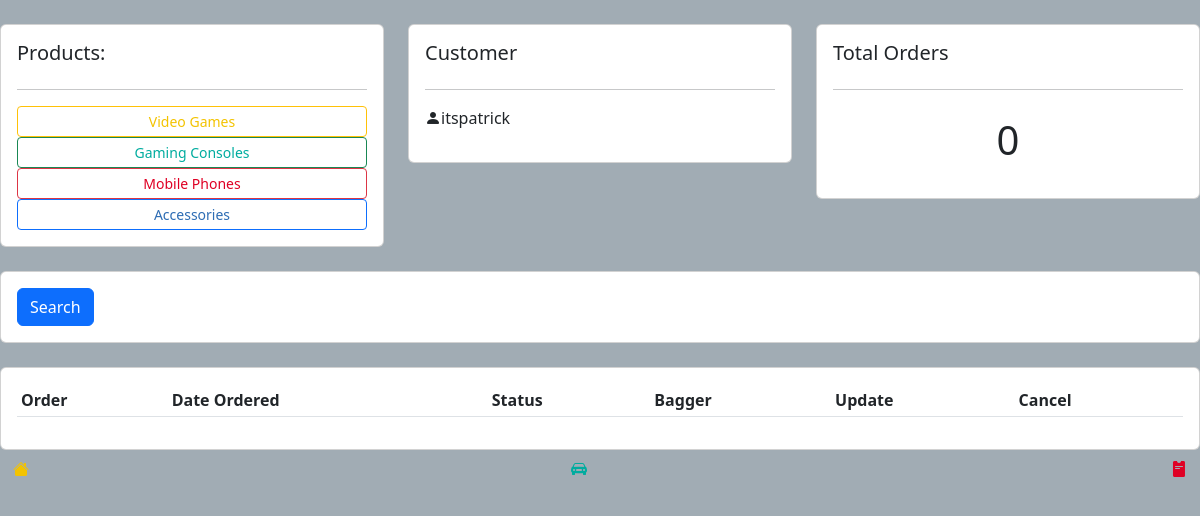
The page /customer/3/ (signed in) on the database as committed earlier.
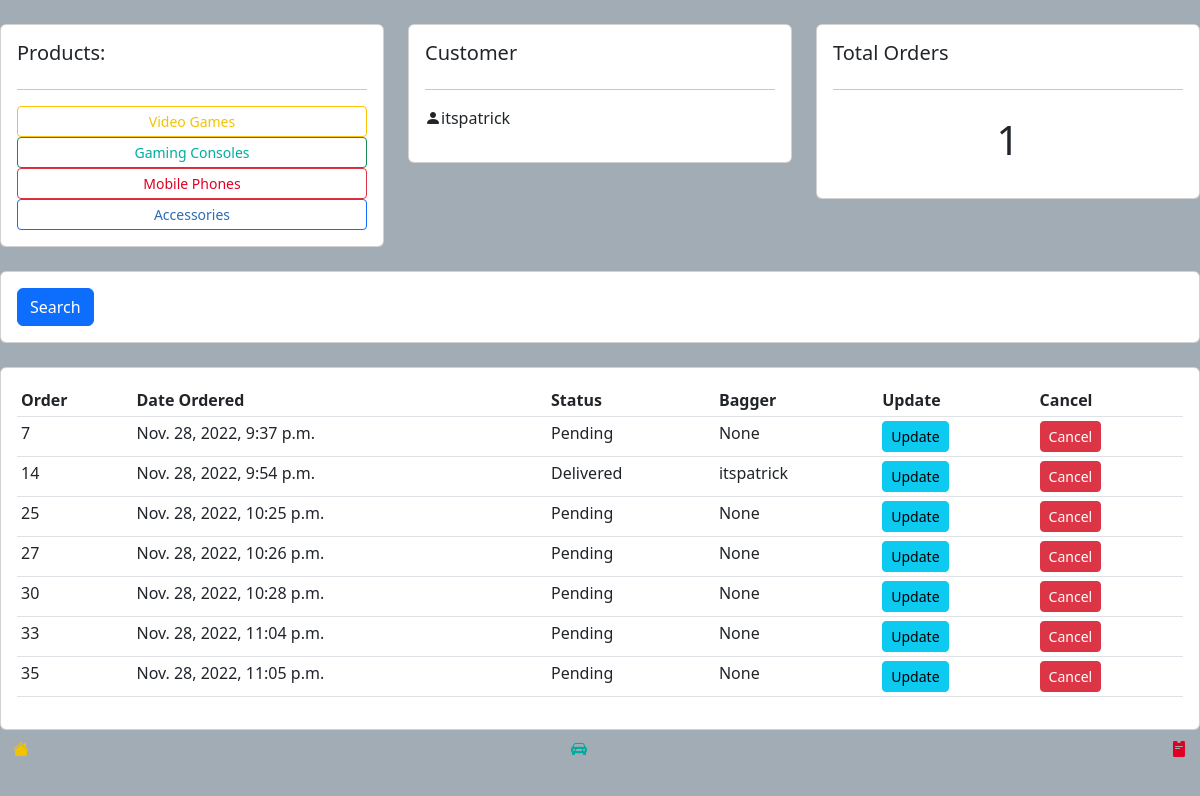
The same page on the database as committed later.
### accounts/models.py (models this page shows)
class OrderPro(models.Model):
    STATUS = (
        ('Pending', 'Pending'),
        ('Out for delivery', 'Out for delivery'),
        ('Delivered', 'Delivered'),
    )
    created_on = models.DateTimeField(auto_now_add=True, null=True)
    price = models.DecimalField(max_digits=7, decimal_places=2, null=True)
    items = models.ManyToManyField(Product, verbose_name='product', blank=True)
    status = models.CharField(max_length=200, default='Pending', blank=True , choices=STATUS)
    customer = models.ForeignKey(User, verbose_name='customer', null = True, on_delete=models.SET_NULL)
    bagger = models.ForeignKey(User, null=True, related_name='bagger', on_delete=models.SET_NULL)
    class Meta:
        ordering = ('created_on',)

### accounts/views.py (the view)
# urls.py: path('customer/<int:pk>/', views.customer, name='customer'),
@login_required(login_url='account_login')
def customer(request, pk):
    customer = User.objects.get(pk=pk)
    orders = OrderPro.objects.filter(customer=pk)
    ordercount = orders.filter(status='Delivered').count()
    context={
        'customer':customer,
        'orders' : orders,
        'ordercount' : ordercount,
    }
    return render(request, 'accounts/customer.html', context)

### accounts/templates/accounts/customer.html
{% extends 'accounts/base.html'   %}
{%load static%}
{% block content %}
<br>
<div class="row">
	<div class="col-md">
		<div class="card card-body">
			<h5>Products:</h5>
			<hr>
			<a class="btn btn-outline-warning  btn-sm btn-block" style="color: #F3C300;" href="{% url 'games' %}">Video Games</a>
			<a class="btn btn-outline-success  btn-sm btn-block" style="color: #00AC9F;" href="{% url 'cons' %}">Gaming Consoles</a>
			<a class="btn btn-outline-danger  btn-sm btn-block" style="color: #df0024;" href="{% url 'mps' %}">Mobile Phones</a>
			<a class="btn btn-outline-primary  btn-sm btn-block" style="color: #2e6db4;" href="{% url 'accs' %}">Accessories</a>
		</div>
	</div>
	<div class="col-md">
		<div class="card card-body">
			<h5>Customer</h5>
			<hr>
			<p><i class="bi bi-person-fill"></i>{{user.username}} </p>
		</div>
	</div>
	<div class="col-md">
		<div class="card card-body">
			<h5>Total Orders</h5>
			<hr>
			<h1 style="text-align: center;padding: 10px">{{ordercount}}</h1>
		</div>
	</div>
</div>
<br>
<div class="row">
	<div class="col">
		<div class="card card-body">
			<form method="get">
		    <button class="btn btn-primary" type="submit">Search</button>
		  </form>
		</div>
	</div>
</div>
<br>
<div class="row">
	<div class="col-md">
		<div class="card card-body">
			<table class="table table-sm">
				<tr>
					<th>Order</th>
					<th>Date Ordered</th>
					<th>Status</th>
					<th>Bagger</th>
					<th>Update</th>
					<th>Cancel</th>
				</tr>
				{% for order in orders %}
				<tr>
					<td>{{order.pk}}</td>
					<td>{{order.created_on}}</td>
					<td>{{order.status}}</td>
					<td>{{order.bagger}}</td>
					<td><a href="{% url 'update_order' order.id %}" class="btn btn-sm btn-info ">Update</a></td>
					<td><a href="{% url 'cancel_order' order.id %}" class="btn btn-sm btn-danger">Cancel</a></td>
				</tr>
				{% endfor %}
			</table>
		</div>
	</div>
</div>
<footer>
	<div class="position-relative">
		<div class="position-absolute top-0 start-0">
			<a class="btn btn" style="color: #F3C300;" href="{% url 'index' %}">
				<i class="bi bi-house-fill"></i>
			</a>
		</div>
		<div class="position-absolute top-0 end-50 ">
			<a class="btn btn" style="color: #00AC9F;" href="{% url 'order' %}">
				<i class="bi bi-car-front-fill"></i>
			</a>
		</div>
		<div class="position-absolute top-0 end-0">
			<a class="btn btn" style="color: #df0024;" href="{% url 'customer' user.pk %}">
				<i class="bi bi-pass-fill"></i>
			</a>
		</div>
	</div>
</footer>
{% endblock content %}

Rows that differ between the two databases and show on the page:
added OrderPro: pk "7", created_on "Nov. 28, 2022, 9:37 p.m.", status "Pending", bagger "None"
added OrderPro: pk "14", created_on "Nov. 28, 2022, 9:54 p.m.", status "Delivered", bagger "itspatrick"
added OrderPro: pk "25", created_on "Nov. 28, 2022, 10:25 p.m.", status "Pending", bagger "None"
added OrderPro: pk "27", created_on "Nov. 28, 2022, 10:26 p.m.", status "Pending", bagger "None"
added OrderPro: pk "30", created_on "Nov. 28, 2022, 10:28 p.m.", status "Pending", bagger "None"
added OrderPro: pk "33", created_on "Nov. 28, 2022, 11:04 p.m.", status "Pending", bagger "None"
added OrderPro: pk "35", created_on "Nov. 28, 2022, 11:05 p.m.", status "Pending", bagger "None"
Other text that changed with them:
{{ ordercount }}: "0" → "1"
